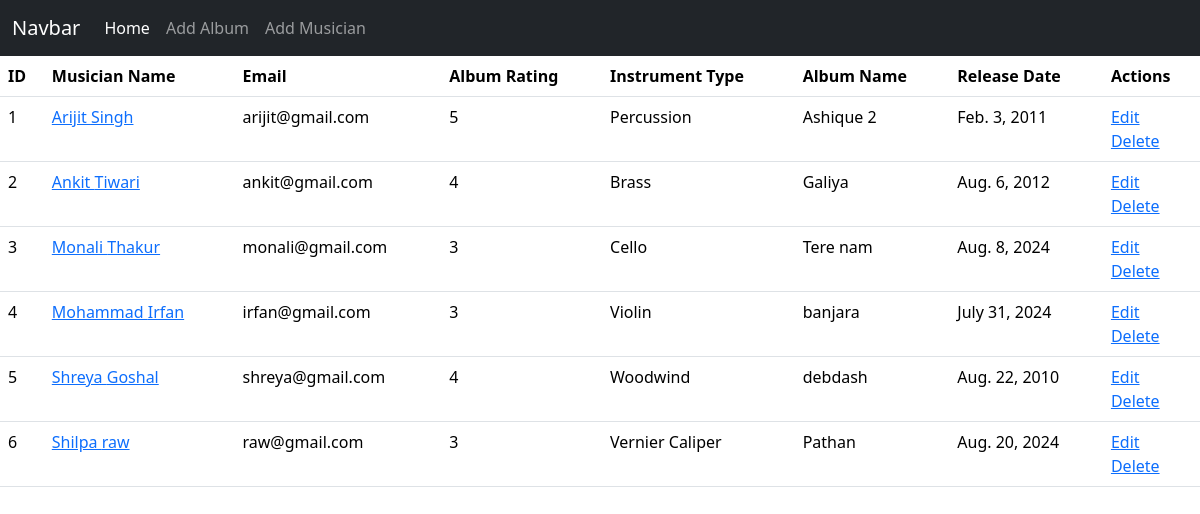
The page / on the database its author committed.
### musician/models.py (models this page shows, shortened)
class Musician(models.Model):
    first_name = models.CharField(max_length=100)
    last_name = models.CharField(max_length=100)
    email = models.EmailField(unique=True)
    phone_no = models.CharField(max_length=12)
    instrument_type = models.CharField(max_length=100)

### album/models.py (models this page shows, shortened)
class Album(models.Model):
    name = models.CharField(max_length=100)
    musician = models.ForeignKey(Musician, on_delete=models.CASCADE)
    release_date = models.DateField()
    rating = models.IntegerField(choices=[(i, str(i)) for i in range(1, 6)])

### musician_directory/views.py (the view)
# urls.py: 2. Add a URL to urlpatterns:  path('', views.home, name='home')
def home(request):
    data = Musician.objects.prefetch_related('album_set').all()
    return render(request, 'home.html',{'data':data})

### templates/home.html
{% extends "base.html" %}
{% block content %}
<table class="table">
    <thead>
        <tr >
            <th>ID</th>
            <th>Musician Name</th>
            <th>Email</th>
            <th>Album Rating</th>
            <th>Instrument Type</th>
            <th>Album Name</th>
            <th>Release Date</th>
            <th>Actions</th>
        </tr>
    </thead>
   <tbody>
    {% for musician in data %}
    <tr>
        <td>{{ musician.id }}</td>
        <td><a href="{% url 'edit_music' musician.id %}">{{ musician.first_name }} {{ musician.last_name }}</a></td>
        <td>{{ musician.email }}</td>
      <td>        {% for album in musician.album_set.all %}
        {{ album.rating }}<br>
    {% endfor %}</td>
        <td>{{ musician.instrument_type }}</td>
        <td>
            {% for album in musician.album_set.all %}
                {{ album.name }}<br>
            {% endfor %}
        </td>
        <td>
            {% for album in musician.album_set.all %}
                {{  album.release_date }}<br>
            {% endfor %}
        </td>
        <td>
            {% for album in musician.album_set.all %}
            <a href="{% url 'edit_album' album.id %}">Edit</a><br>
         {% endfor %}
            <a href="{% url 'delete_music' musician.id %}">Delete</a>
        </td>
    </tr>
    {% endfor %}
   </tbody>
</table>
{% endblock  %}

### templates/base.html (shortened to what this page needs)
<!DOCTYPE html>
<html lang="en">
<head>
    <link href="https://cdn.jsdelivr.net/npm/bootstrap@5.3.3/dist/css/bootstrap.min.css" rel="stylesheet">
</head>
<body>
    <nav class="navbar navbar-expand-lg navbar-dark bg-dark">
        <div class="container-fluid">
          <a class="navbar-brand" href="#">Navbar</a>
          <div class="collapse navbar-collapse" id="navbarSupportedContent">
            <ul class="navbar-nav me-auto mb-2 mb-lg-0">
              <li class="nav-item">
                <a class="nav-link active" aria-current="page" href="{%url 'home'%}">Home</a>
              </li>
              <li class="nav-item">
                <a class="nav-link" href="{%url 'add_album'%}">Add Album</a>
              </li>
              <li class="nav-item">
                <a class="nav-link" href="{%url 'add_music'%}">Add Musician</a>
              </li>
            </ul>
          </div>
        </div>
      </nav>
      {%block content%}
     {%endblock%}
</body>
</html>

### rows shown on the page
Musician: id "1", first_name "Arijit", last_name "Singh", email "arijit@gmail.com", instrument_type "Percussion"
Album: rating "5", name "Ashique 2", release_date "Feb. 3, 2011"
Musician: id "2", first_name "Ankit", last_name "Tiwari", email "ankit@gmail.com", instrument_type "Brass"
Album: rating "4", name "Galiya", release_date "Aug. 6, 2012"
Musician: id "3", first_name "Monali", last_name "Thakur", email "monali@gmail.com", instrument_type "Cello"
Album: rating "3", name "Tere nam", release_date "Aug. 8, 2024"
Musician: id "4", first_name "Mohammad", last_name "Irfan", email "irfan@gmail.com", instrument_type "Violin"
Album: rating "3", name "banjara", release_date "July 31, 2024"
Musician: id "5", first_name "Shreya", last_name "Goshal", email "shreya@gmail.com", instrument_type "Woodwind"
Album: rating "4", name "debdash", release_date "Aug. 22, 2010"
Musician: id "6", first_name "Shilpa", last_name "raw", email "raw@gmail.com", instrument_type "Vernier Caliper"
Album: rating "3", name "Pathan", release_date "Aug. 20, 2024"
